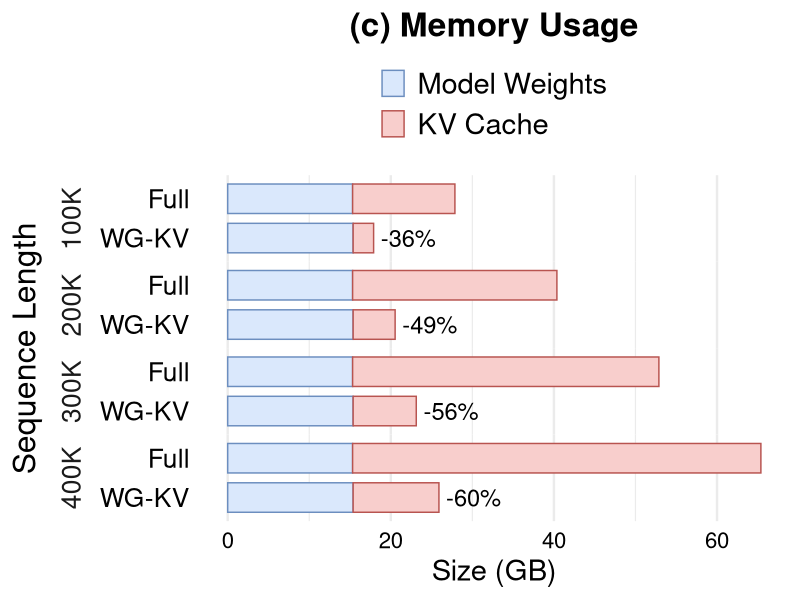

Generate this figure with R:
library(tidyverse)

data <- read_csv("data/perf_3.csv") %>%
  filter(tokens %in% c("100K", "200K", "300K", "400K")) %>%
  mutate(
    tokens = fct_inorder(tokens),
    method = fct_relevel(method, "WG-KV", "Full"),
    component = fct_inorder(component)
  ) %>%
  group_by(tokens, method) %>%
  mutate(total_latency = sum(size)) %>%
  ungroup()

reduction_labels <- data %>%
  distinct(tokens, method, total_latency) %>%
  group_by(tokens) %>%
  mutate(
    vanilla_latency = total_latency[method == "Full"],
    reduction = (total_latency - vanilla_latency) / vanilla_latency,
    label = if_else(
      method == "WG-KV",
      scales::label_percent(accuracy = 1)(reduction),
      ""
    )
  ) %>%
  ungroup()

fig <- ggplot(data, aes(x = size, y = method, fill = component, colour = component)) +
  geom_col(width = 0.75, position = position_stack(reverse = TRUE)) +
  geom_text(
    data = reduction_labels,
    aes(x = total_latency, y = method, label = label),
    hjust = -0.13,
    size = 6,
    inherit.aes = FALSE
  ) +
  facet_grid(tokens ~ ., switch = "y") +
  scale_fill_manual(
    values = c("Model Weights" = "#DAE8FC", "KV Cache" = "#F8CECC"),
  ) +
  scale_colour_manual(
    values = c("Model Weights" = "#6C8EBF", "KV Cache" = "#B85450"),
  ) +
  guides(
    fill = guide_legend(nrow = 2, byrow = TRUE),
    colour = guide_legend(nrow = 2, byrow = TRUE)
  ) +
  labs(
    title = "(c) Memory Usage",
    x = "Size (GB)",
    y = "Sequence Length",
  ) +
  theme_minimal(base_size = 18) +
  theme(
    plot.title = element_text(size = 24, hjust = 0.5, face = "bold"),
    legend.position = "top",
    legend.title = element_blank(),
    legend.text = element_text(size = 21),
    axis.title.x = element_text(size = 21),
    axis.title.y = element_text(size = 23),
    axis.text.x = element_text(size = 16, colour = "black"),
    axis.text.y = element_text(size = 19, colour = "black"),
    strip.text.y = element_text(size = 19),
    strip.placement = "outside",
    panel.spacing = unit(0, "cm"),
    panel.grid.major.y = element_blank(),
    panel.grid.minor.y = element_blank(),
  )

ggsave("perf_3.pdf", fig, width = 5.1, height = 5.45, units = "in")
